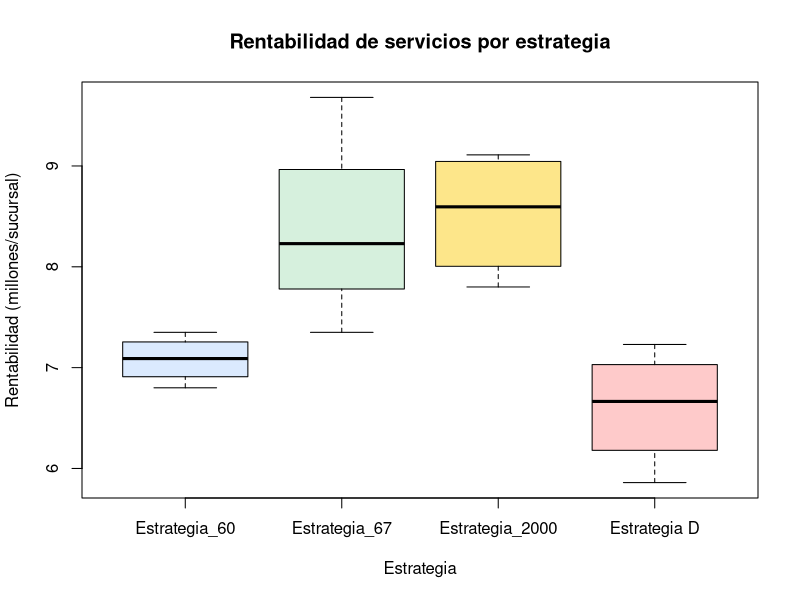

Here is the R script that generated this plot:
## ---- chunk 1
#| label: interaccion-servicios
#| echo: false
#| fig-height: 3.2
trt_servicios <- c("Estrategia_60","Estrategia_67","Estrategia_2000","Estrategia D")
lotes <- paste0("Lote_", 1:4)
fechas <- paste0("Fecha_", 1:4)
LS <- matrix(c(1,2,3,4, 2,3,4,1, 3,4,1,2, 4,1,2,3), nrow=4, byrow=TRUE)
mu2 <- 7.2
alpha_fila <- c(0, 0.3, -0.4, 0.5)
beta_col   <- c(0, -0.5, 0.6, 0.2)
tau_trt    <- c(0, 0.8, 1.3, -0.6)
set.seed(202)
dat_servicios <- data.frame()
for (i in 1:4) for (j in 1:4) {
  k <- LS[i,j]
  y <- mu2 + alpha_fila[i] + beta_col[j] + tau_trt[k] + rnorm(1,0,0.35)
  dat_servicios <- rbind(dat_servicios, data.frame(lote=lotes[i], fecha=fechas[j],
                                            estrategia=trt_servicios[k], rend=round(y,2)))
}
dat_servicios$lote <- factor(dat_servicios$lote, levels=lotes)
dat_servicios$fecha <- factor(dat_servicios$fecha, levels=fechas)
dat_servicios$estrategia <- factor(dat_servicios$estrategia, levels=trt_servicios)
modelo_ls <- aov(rend ~ estrategia + lote + fecha, data=dat_servicios)
boxplot(rend ~ estrategia, data = dat_servicios,
        col = c("#dbeafe","#d6f0dd","#fde68a","#fecaca"),
        xlab = "Estrategia", ylab = "Rentabilidad (millones/sucursal)",
        main = "Rentabilidad de servicios por estrategia")
